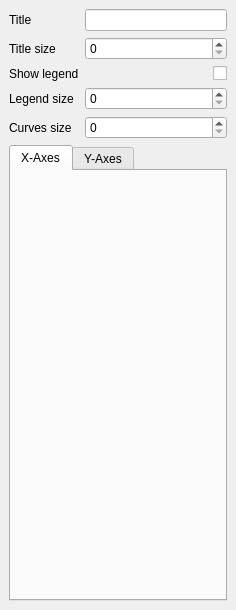
<?xml version="1.0" encoding="UTF-8"?>
<ui version="4.0">
 <class>GraphOptions</class>
 <widget class="QDockWidget" name="GraphOptions">
  <property name="geometry">
   <rect>
    <x>0</x>
    <y>0</y>
    <width>236</width>
    <height>610</height>
   </rect>
  </property>
  <property name="windowTitle">
   <string>Graph Options</string>
  </property>
  <widget class="QWidget" name="dockWidgetContents">
   <layout class="QGridLayout" name="gridLayout">
    <item row="0" column="0">
     <widget class="QLabel" name="label">
      <property name="text">
       <string>Title</string>
      </property>
     </widget>
    </item>
    <item row="2" column="1">
     <widget class="QCheckBox" name="showlegend">
      <property name="layoutDirection">
       <enum>Qt::RightToLeft</enum>
      </property>
      <property name="text">
       <string/>
      </property>
     </widget>
    </item>
    <item row="0" column="1">
     <widget class="QLineEdit" name="title"/>
    </item>
    <item row="1" column="1">
     <widget class="QSpinBox" name="titlesize"/>
    </item>
    <item row="5" column="0" colspan="2">
     <widget class="QWidget" name="widget" native="true">
      <layout class="QGridLayout" name="gridLayout_2">
       <property name="margin">
        <number>0</number>
       </property>
       <item row="0" column="0">
        <widget class="QTabWidget" name="tabWidget">
         <property name="currentIndex">
          <number>0</number>
         </property>
         <widget class="AxesOptions" name="xaxes">
          <attribute name="title">
           <string>X-Axes</string>
          </attribute>
         </widget>
         <widget class="AxesOptions" name="yaxes">
          <attribute name="title">
           <string>Y-Axes</string>
          </attribute>
         </widget>
        </widget>
       </item>
      </layout>
     </widget>
    </item>
    <item row="1" column="0">
     <widget class="QLabel" name="label_2">
      <property name="text">
       <string>Title size</string>
      </property>
     </widget>
    </item>
    <item row="2" column="0">
     <widget class="QLabel" name="label_5">
      <property name="text">
       <string>Show legend</string>
      </property>
     </widget>
    </item>
    <item row="3" column="0">
     <widget class="QLabel" name="label_9">
      <property name="text">
       <string>Legend size</string>
      </property>
     </widget>
    </item>
    <item row="4" column="1">
     <widget class="QSpinBox" name="curvessize"/>
    </item>
    <item row="4" column="0">
     <widget class="QLabel" name="label_10">
      <property name="text">
       <string>Curves size</string>
      </property>
     </widget>
    </item>
    <item row="3" column="1">
     <widget class="QSpinBox" name="legendsize"/>
    </item>
   </layout>
  </widget>
 </widget>
 <customwidgets>
  <customwidget>
   <class>AxesOptions</class>
   <extends>QWidget</extends>
   <header>Gui/axesoptions.h</header>
   <container>1</container>
  </customwidget>
 </customwidgets>
 <resources/>
 <connections/>
</ui>
